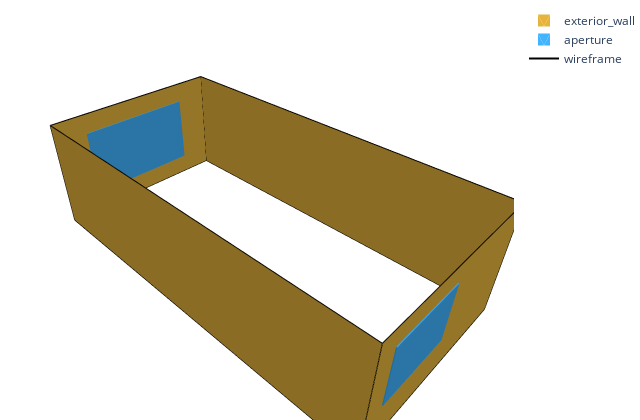
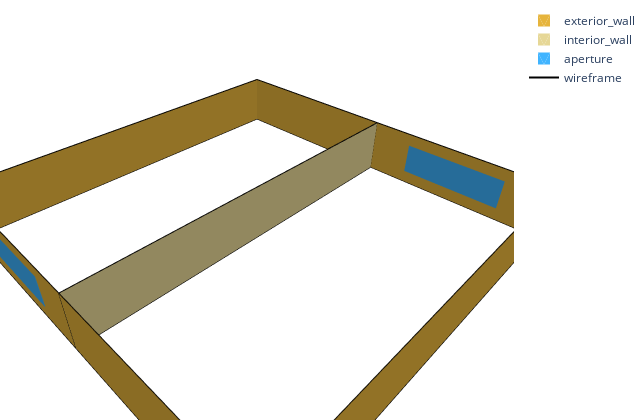

Notebook cell for these charts, in order:
### Markdown cell above
### Plot multiple Honeybee models with customized visualization

This cell illustrates how to plot several Honeybee models using the `plot_honeybee_model` function with customized visualization parameters. Instead of relying on defaults, specific surface types and visual properties are defined to emphasize interior and exterior structure.

**Inputs**

* `some_sample_models`: a subset of two Honeybee models selected from the fetched samples (`sample_models[8:10]`)
* Visualization options:

  * `title=None`: disables automatic plot titles
  * `show_wireframe=True`: overlays the geometric wireframe for structural clarity
  * `surface_opacity=0.5`: sets translucent surfaces for improved depth perception
  * `show_legend=True`: displays color mapping of surface types
  * `include_types=('ceiling', 'interior_floor', 'exterior_wall', 'interior_wall', 'aperture', 'air_wall')`: restricts the visualization to key building components

For more options see the python file `plot_honeybee_model.py` in the same directory.

### Code cell
some_sample_models = sample_models[8:10]
for i in some_sample_models:
    plot_honeybee_model(i, title=None, show_wireframe=True, surface_opacity=1, show_legend=True, include_types=('ceiling', 'interior_floor', 'exterior_wall', 'interior_wall', 'aperture', 'air_wall'))

### Figure 1 — Plotly figure (JSON) as saved in the notebook; plotly's stock layout.template omitted (floating-point values rounded to 4 significant figures)
{"data": [{"color": "#e6b43c", "flatshading": true, "hoverinfo": "skip", "i": [3, 1, 0, 5, 4, 7, 6, 2], "j": [0, 2, 4, 1, 6, 5, 3, 7], "k": [1, 3, 5, 0, 7, 4, 2, 6], "lighting": {"ambient": 0.6, "diffuse": 0.4}, "name": "exterior_wall", "opacity": 1.0, "showlegend": true, "x": [5.0, 5.0, 0.0, 0.0, 5.0, 5.0, 0.0, 0.0], "y": [10.0, 10.0, 10.0, 10.0, 0.0, 0.0, 0.0, 0.0], "z": [3.0, 0.0, 0.0, 3.0, 3.0, 0.0, 3.0, 0.0], "type": "mesh3d"}, {"color": "#40b4ff", "flatshading": true, "hoverinfo": "skip", "i": [6, 2, 1, 1, 0, 0, 2, 2, 4, 4, 6, 6, 14, 10, 9, 9, 8, 8, 10, 10, 12, 12, 14, 14], "j": [0, 4, 5, 7, 2, 3, 4, 5, 6, 7, 0, 1, 8, 12, 13, 15, 10, 11, 12, 13, 14, 15, 8, 9], "k": [2, 6, 3, 5, 3, 1, 5, 3, 7, 5, 1, 7, 10, 14, 11, 13, 11, 9, 13, 11, 15, 13, 9, 15], "lighting": {"ambient": 0.6, "diffuse": 0.4}, "name": "aperture", "opacity": 1.0, "showlegend": true, "x": [4.5, 4.5, 4.5, 4.5, 2.5, 2.5, 2.5, 2.5, 0.9189, 0.9189, 0.9189, 0.9189, 4.081, 4.081, 4.081, 4.081], "y": [10.02, 9.98, 10.02, 9.98, 10.02, 9.98, 10.02, 9.98, -0.02, 0.02, -0.02, 0.02, -0.02, 0.02, -0.02, 0.02], "z": [2.5, 2.5, 1.0, 1.0, 1.0, 1.0, 2.5, 2.5, 2.449, 2.449, 0.5513, 0.5513, 0.5513, 0.5513, 2.449, 2.449], "type": "mesh3d"}, {"hoverinfo": "skip", "line": {"color": "black", "width": 2}, "mode": "lines", "name": "wireframe", "showlegend": true, "x": [5.0, 5.0, null, 5.0, 0.0, null, 0.0, 0.0, null, 0.0, 5.0, null, 5.0, 5.0, null, 5.0, 5.0, null, 5.0, 5.0, null, 5.0, 5.0, null, 0.0, 0.0, null, 0.0, 5.0, null, 5.0, 5.0, null, 5.0, 0.0, null, 0.0, 0.0, null, 0.0, 0.0, null, 0.0, 0.0, null, 0.0, 0.0, null], "y": [10.0, 10.0, null, 10.0, 10.0, null, 10.0, 10.0, null, 10.0, 10.0, null, 0.0, 0.0, null, 0.0, 10.0, null, 10.0, 10.0, null, 10.0, 0.0, null, 0.0, 0.0, null, 0.0, 0.0, null, 0.0, 0.0, null, 0.0, 0.0, null, 10.0, 10.0, null, 10.0, 0.0, null, 0.0, 0.0, null, 0.0, 10.0, null], "z": [3.0, 0.0, null, 0.0, 0.0, null, 0.0, 3.0, null, 3.0, 3.0, null, 3.0, 0.0, null, 0.0, 0.0, null, 0.0, 3.0, null, 3.0, 3.0, null, 3.0, 0.0, null, 0.0, 0.0, null, 0.0, 3.0, null, 3.0, 3.0, null, 3.0, 0.0, null, 0.0, 0.0, null, 0.0, 3.0, null, 3.0, 3.0, null], "type": "scatter3d"}], "layout": {"margin": {"l": 0, "r": 0, "t": 6, "b": 0}, "scene": {"xaxis": {"visible": false}, "yaxis": {"visible": false}, "zaxis": {"visible": false}, "aspectmode": "data"}, "title": {}, "width": 640, "height": 420, "paper_bgcolor": "white", "plot_bgcolor": "white", "showlegend": true}}

### Figure 2 — Plotly figure (JSON) as saved in the notebook; plotly's stock layout.template omitted (floating-point values rounded to 4 significant figures)
{"data": [{"color": "#e6b43c", "flatshading": true, "hoverinfo": "skip", "i": [3, 1, 5, 2, 0, 7, 9, 4, 11, 8, 6, 10], "j": [0, 2, 3, 4, 6, 1, 5, 8, 9, 10, 11, 7], "k": [1, 3, 2, 5, 7, 0, 4, 9, 8, 11, 10, 6], "lighting": {"ambient": 0.6, "diffuse": 0.4}, "name": "exterior_wall", "opacity": 1.0, "showlegend": true, "x": [0.0, 0.0, 20.0, 20.0, 20.0, 20.0, 0.0, 0.0, 20.0, 20.0, 0.0, 0.0], "y": [0.0, 0.0, 0.0, 0.0, 10.0, 10.0, 10.0, 10.0, 20.0, 20.0, 20.0, 20.0], "z": [3.0, 0.0, 0.0, 3.0, 0.0, 3.0, 3.0, 0.0, 0.0, 3.0, 0.0, 3.0], "type": "mesh3d"}, {"color": "#e6d796", "flatshading": true, "hoverinfo": "skip", "i": [3, 1, 0, 2], "j": [0, 2, 3, 1], "k": [1, 3, 2, 0], "lighting": {"ambient": 0.6, "diffuse": 0.4}, "name": "interior_wall", "opacity": 1.0, "showlegend": true, "x": [20.0, 20.0, 0.0, 0.0], "y": [10.0, 10.0, 10.0, 10.0], "z": [3.0, 0.0, 0.0, 3.0], "type": "mesh3d"}, {"color": "#40b4ff", "flatshading": true, "hoverinfo": "skip", "i": [6, 2, 1, 1, 0, 0, 2, 2, 4, 4, 6, 6, 14, 10, 9, 9, 8, 8, 10, 10, 12, 12, 14, 14], "j": [0, 4, 5, 7, 2, 3, 4, 5, 6, 7, 0, 1, 8, 12, 13, 15, 10, 11, 12, 13, 14, 15, 8, 9], "k": [2, 6, 3, 5, 3, 1, 5, 3, 7, 5, 1, 7, 10, 14, 11, 13, 11, 9, 13, 11, 15, 13, 9, 15], "lighting": {"ambient": 0.6, "diffuse": 0.4}, "name": "aperture", "opacity": 1.0, "showlegend": true, "x": [20.02, 19.98, 20.02, 19.98, 20.02, 19.98, 20.02, 19.98, -0.02, 0.02, -0.02, 0.02, -0.02, 0.02, -0.02, 0.02], "y": [2.261, 2.261, 2.261, 2.261, 7.739, 7.739, 7.739, 7.739, 17.74, 17.74, 17.74, 17.74, 12.26, 12.26, 12.26, 12.26], "z": [2.322, 2.322, 0.6784, 0.6784, 0.6784, 0.6784, 2.322, 2.322, 2.322, 2.322, 0.6784, 0.6784, 0.6784, 0.6784, 2.322, 2.322], "type": "mesh3d"}, {"hoverinfo": "skip", "line": {"color": "black", "width": 2}, "mode": "lines", "name": "wireframe", "showlegend": true, "x": [0.0, 0.0, null, 0.0, 20.0, null, 20.0, 20.0, null, 20.0, 0.0, null, 20.0, 20.0, null, 20.0, 20.0, null, 20.0, 20.0, null, 20.0, 20.0, null, 20.0, 20.0, null, 20.0, 0.0, null, 0.0, 0.0, null, 0.0, 20.0, null, 0.0, 0.0, null, 0.0, 0.0, null, 0.0, 0.0, null, 0.0, 0.0, null, 0.0, 0.0, null, 0.0, 20.0, null, 20.0, 20.0, null, 20.0, 0.0, null, 20.0, 20.0, null, 20.0, 20.0, null, 20.0, 20.0, null, 20.0, 20.0, null, 20.0, 20.0, null, 20.0, 0.0, null, 0.0, 0.0, null, 0.0, 20.0, null, 0.0, 0.0, null, 0.0, 0.0, null, 0.0, 0.0, null, 0.0, 0.0, null], "y": [0.0, 0.0, null, 0.0, 0.0, null, 0.0, 0.0, null, 0.0, 0.0, null, 0.0, 0.0, null, 0.0, 10.0, null, 10.0, 10.0, null, 10.0, 0.0, null, 10.0, 10.0, null, 10.0, 10.0, null, 10.0, 10.0, null, 10.0, 10.0, null, 10.0, 10.0, null, 10.0, 0.0, null, 0.0, 0.0, null, 0.0, 10.0, null, 10.0, 10.0, null, 10.0, 10.0, null, 10.0, 10.0, null, 10.0, 10.0, null, 10.0, 10.0, null, 10.0, 20.0, null, 20.0, 20.0, null, 20.0, 10.0, null, 20.0, 20.0, null, 20.0, 20.0, null, 20.0, 20.0, null, 20.0, 20.0, null, 20.0, 20.0, null, 20.0, 10.0, null, 10.0, 10.0, null, 10.0, 20.0, null], "z": [3.0, 0.0, null, 0.0, 0.0, null, 0.0, 3.0, null, 3.0, 3.0, null, 3.0, 0.0, null, 0.0, 0.0, null, 0.0, 3.0, null, 3.0, 3.0, null, 3.0, 0.0, null, 0.0, 0.0, null, 0.0, 3.0, null, 3.0, 3.0, null, 3.0, 0.0, null, 0.0, 0.0, null, 0.0, 3.0, null, 3.0, 3.0, null, 3.0, 0.0, null, 0.0, 0.0, null, 0.0, 3.0, null, 3.0, 3.0, null, 3.0, 0.0, null, 0.0, 0.0, null, 0.0, 3.0, null, 3.0, 3.0, null, 3.0, 0.0, null, 0.0, 0.0, null, 0.0, 3.0, null, 3.0, 3.0, null, 3.0, 0.0, null, 0.0, 0.0, null, 0.0, 3.0, null, 3.0, 3.0, null], "type": "scatter3d"}], "layout": {"margin": {"l": 0, "r": 0, "t": 6, "b": 0}, "scene": {"xaxis": {"visible": false}, "yaxis": {"visible": false}, "zaxis": {"visible": false}, "aspectmode": "data"}, "title": {}, "width": 640, "height": 420, "paper_bgcolor": "white", "plot_bgcolor": "white", "showlegend": true}}
